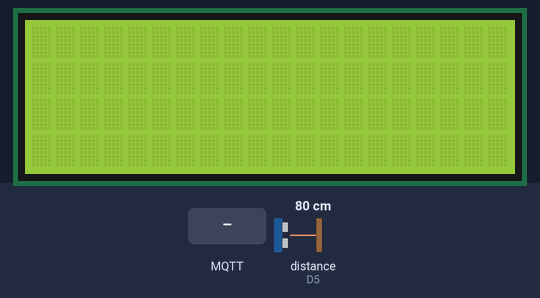
A sketch run on a simulated ESP8266 (NodeMCU). Parts: 20×4 character LCD. Wiring (inferred from the names in the program): ultrasonic range finder: trigger D6; echo D5. The inputs (shaded band) are chosen by the test bench; at power-on: distance to the obstacle (sensor on D5) 80 cm. The echo pulse lasts 58.3 µs per cm; WiFi joins after 1.5 s; servers stay silent unless stated; no MQTT or app messages arrive unless stated; what the sketch prints to the serial monitor is not drawn.

Above: at 2.9 s.
3.0 s: MQTT message "1" arrives on the first subscribed topic
At 4.2 s:
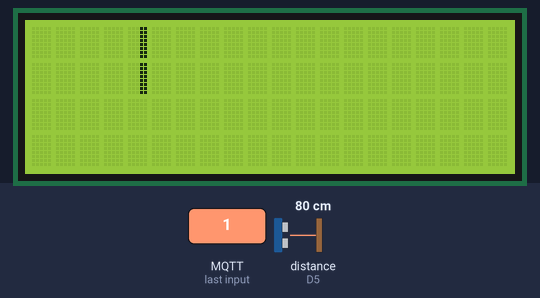
4.7 s: MQTT message "2" arrives on the first subscribed topic
At 6.0 s:
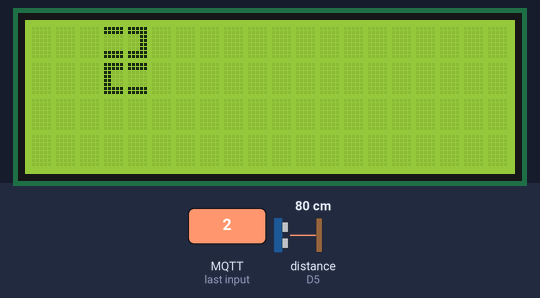
6.3 s: MQTT message "3" arrives on the first subscribed topic
7.8 s: MQTT message "4" arrives on the first subscribed topic
At 9.0 s:
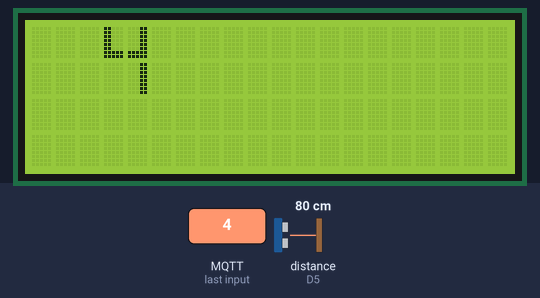
9.3 s: MQTT message "0" arrives on the first subscribed topic
At 10.8 s:
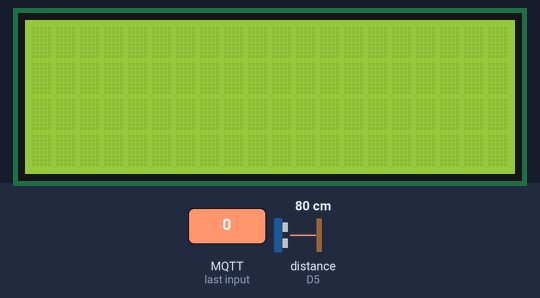
Timing chart, 0 to 11.8 s (numbered marks = the images above; inputs shaded):
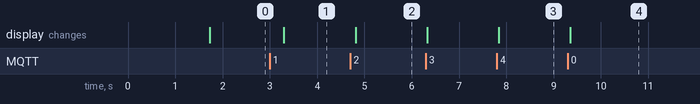

The sketch:

RangeFinderLCD.ino
```cpp
// Hei, dette er Audun, mye av mqtt koden er kopiert av eirik, så se på hans kilder
// Open source links used:
// [1] https://lastminuteengineers.com/esp8266-i2c-lcd-tutorial/ Used to get LCD to work
// [2] https://github.com/johnrickman/LiquidCrystal_I2C/blob/master/examples/CustomChars/CustomChars.pde Used to create custom characters
// [3] https://randomnerdtutorials.com/esp8266-nodemcu-hc-sr04-ultrasonic-arduino/ Used to get ultrasonic sensor working
// #include <Wire.h> // not needed after the LCD memory slots are found at 0x27
#include <LiquidCrystal_I2C.h>
#include <ESP8266WiFi.h>
#include <PubSubClient.h>


LiquidCrystal_I2C lcd(0x27, 20, 4);  // set the LCD address to 0x27 for a 16 chars and 2 line display

// WIFI network
const char* ssid = "NTGR_E495";
const char* password = "L9j29iAU";
// MQTT broker credentials and IP
const char* MQTT_username = "kaiot";
const char* MQTT_password = "kebabsjappe";
const char* mqtt_server = "192.168.1.22";
WiFiClient espClient;
PubSubClient client(espClient);


const int trigPin = D6;  // trigger pin
const int echoPin = D5;  // echo pin

// Some declared as 0 to ensure we dont get initial values that create unlikely scenarios due to use of old memory
float soundVelocity = 0.034;  // cm / us
int distance = 0;
float distanceCm = 0;
long duration = 0;
long now = millis();
long lastMeasure = 0;
int intMsg = 0;

void setup() {

  pinMode(trigPin, OUTPUT);             // Sets the trigPin as an Output
  pinMode(echoPin, INPUT);              // Sets the echoPin as an Input
  Serial.begin(115200);                 // Starts the serial communication
  setup_wifi();                         // Connects to wifi with ssid and password
  client.setServer(mqtt_server, 1883);  //
  client.setCallback(callback);
  lcd.init();                // initialize the lcd
  lcd.backlight();           //enables LCD backlight
  lcd.home();                // puts cursor in the upper left of the LCD
  createCustomCharacters();  // calls function that defines the custom characters inside the ESP8266
}

void loop() {

  delay(500);
  if (!client.connected()) {  // reconnects if disconnected
    reconnect();
  }
  if (!client.loop())  // Connects to MQTT
    client.connect("ESP8266ClientLCD", MQTT_username, MQTT_password);
  now = millis();                  //sets up measurement interval
  if (now - lastMeasure > 2000) {  // checks measurement interval
    lastMeasure = now;
    distance = readRange();
    if (isnan(distance)) {
      Serial.println("Failed to read from ultrasonic sensor!");
      return;
    } else {
      client.publish("LCD/distance", String(distance).c_str());  // if valid measurement, the measurement is published
    }
  }
}

int readRange() {  // function that measures and returns range
  // Used to send the proper pulseout of the sensors
  digitalWrite(trigPin, LOW);
  delayMicroseconds(2);
  digitalWrite(trigPin, HIGH);
  delayMicroseconds(10);
  digitalWrite(trigPin, LOW);
  // Reads the echoPin, returns the sound wave travel time in us
  duration = pulseIn(echoPin, HIGH);
  // Calculate the distance
  distanceCm = duration * soundVelocity / 2;
  // Prints the distance on the Serial Monitor
  Serial.print("Distance (cm): ");
  Serial.println(distanceCm);
  distance = round(distanceCm);  // rounds the float to and integer
  return distance;
}

void printLCD(int msg) {
  // calculate the length of the integer recieved
  lcd.clear();        //clears lcd for new number
  int length = 0;     // tempoary variable for length
  int tempInt = msg;  // tempoary variable for recieved int
  while (tempInt != 0) {
    length++;
    tempInt /= 10;  //divides itself (int) by 10 until it is 0 to get length of message recieved
  }
  for (int i = length - 1; i >= 0; i--) {                 // to display each digit of the recieved integer
    int num = (msg / static_cast<int>(pow(10, i))) % 10;  // finds the relevant digit by divid the message by a power of 10, then doing the modulus operation on that number to find the remainder, this gives the digit in focus
    int u = 3 * (length - i);                             // a variable to find the correct position for the cursor on the LCD display
    // do something with digit
    if (num >= 0 && num <= 9) {  // if the digit is 0-9 print the digit to the relevant position on the LCD
      switch (num) {
        case 0:
          display0(u);
          break;
        case 1:
          display1(u);
          break;
        case 2:
          display2(u);
          break;
        case 3:
          display3(u);
          break;
        case 4:
          display4(u);
          break;
        case 5:
          display5(u);
          break;
        case 6:
          display6(u);
          break;
        case 7:
          display7(u);
          break;
        case 8:
          display8(u);
          break;
        case 9:
          display9(u);
          break;
        default:
          Serial.println("Invalid input!");
          break;
      }
    }
  }
}

void callback(char* topic, byte* message, unsigned int length) {  // callback function runs everytime a messge is recieved
  Serial.print("Message arrived on topic: ");
  Serial.print(topic);
  Serial.print(". Message: ");
  String msg;

  for (int i = 0; i < length; i++) {
    Serial.print((char)message[i]);
    msg += (char)message[i];
  }

  Serial.println();
  // if we recieve from the right topic
  if (strcmp(topic, "LCD/print") == 0) {  // compares if the topic of the recieved message is the topic we want
    Serial.print("The current percieved range is ");
    Serial.println(msg);
    intMsg = msg.toInt();  // converts speed message from string to int
  }
  Serial.println();
  printLCD(intMsg);  // calls function to print recieved message, should be put into the if check so that it does not run unless there is a new value
}

// This functions connects your ESP8266 to your router
void setup_wifi() {
  delay(100);
  Serial.println();
  Serial.print("Connecting to ");
  Serial.println(ssid);
  WiFi.begin(ssid, password);
  while (WiFi.status() != WL_CONNECTED) {  // prints a . for every 500ms that it is unconnected to give an authentic experience of progress
    delay(500);
    Serial.print(".");
  }
  Serial.println("");
  Serial.print("WiFi connected - ESP IP address: ");
  Serial.println(WiFi.localIP());  //prints ip so that we can use it on the KM laptop
}

void reconnect() {
  // Loop until we're reconnected
  while (!client.connected()) {
    Serial.print("Attempting MQTT connection...");
    if (client.connect("ESP8266Client", MQTT_username, MQTT_password)) {
      Serial.println("connected");
      client.subscribe("LCD/print");
    } else {
      Serial.print("failed, rc=");
      Serial.print(client.state());
      Serial.println(" try again in 5 seconds");
      delay(5000);
    }
  }
}

// write numbers from printLCD function
// displayN where N is the number
// check report for what the custom characters 0 through 7 means
void display0(int pos) {  //Recives curcors position
  lcd.setCursor(pos, 0);  // upper half of display
  lcd.write(0);
  lcd.write(1);
  lcd.setCursor(pos, 1);  // lower half of display
  lcd.write(2);
  lcd.write(3);
}
void display1(int pos) {
  lcd.setCursor(pos, 0);
  lcd.print(" ");
  lcd.write(6);
  lcd.setCursor(pos, 1);
  lcd.print(" ");
  lcd.write(6);
}
void display2(int pos) {
  lcd.setCursor(pos, 0);
  lcd.write(7);
  lcd.write(5);
  lcd.setCursor(pos, 1);
  lcd.write(4);
  lcd.write(7);
}
void display3(int pos) {
  lcd.setCursor(pos, 0);
  lcd.write(7);
  lcd.write(5);
  lcd.setCursor(pos, 1);
  lcd.write(7);
  lcd.write(5);
}
void display4(int pos) {
  lcd.setCursor(pos, 0);
  lcd.write(2);
  lcd.write(3);
  lcd.setCursor(pos, 1);
  lcd.print(" ");
  lcd.write(6);
}
void display5(int pos) {
  lcd.setCursor(pos, 0);
  lcd.write(4);
  lcd.write(7);
  lcd.setCursor(pos, 1);
  lcd.write(7);
  lcd.write(5);
}
void display6(int pos) {
  lcd.setCursor(pos, 0);
  lcd.write(4);
  lcd.write(7);
  lcd.setCursor(pos, 1);
  lcd.write(4);
  lcd.write(5);
}
void display7(int pos) {
  lcd.setCursor(pos, 0);
  lcd.print(" ");
  lcd.write(1);
  lcd.setCursor(pos, 1);
  lcd.print(" ");
  lcd.write(6);
}
void display8(int pos) {
  lcd.setCursor(pos, 0);
  lcd.write(4);
  lcd.write(5);
  lcd.setCursor(pos, 1);
  lcd.write(4);
  lcd.write(5);
}
void display9(int pos) {
  lcd.setCursor(pos, 0);
  lcd.write(4);
  lcd.write(5);
  lcd.setCursor(pos, 1);
  lcd.print(" ");
  lcd.write(6);
}

// custom characters used to display numbers
void createCustomCharacters() {
  //Blank
  byte customChar0[] = {
    B00011111,
    B00011111,
    B00011000,
    B00011000,
    B00011000,
    B00011000,
    B00011000,
    B00011000,
  };
  byte customChar1[] = {
    B00011111,
    B00011111,
    B00000011,
    B00000011,
    B00000011,
    B00000011,
    B00000011,
    B00000011,
  };
  byte customChar2[] = {
    B00011000,
    B00011000,
    B00011000,
    B00011000,
    B00011000,
    B00011000,
    B00011111,
    B00011111,
  };
  byte customChar3[] = {
    B00000011,
    B00000011,
    B00000011,
    B00000011,
    B00000011,
    B00000011,
    B00011111,
    B00011111,
  };
  byte customChar6[] = {
    B00000011,
    B00000011,
    B00000011,
    B00000011,
    B00000011,
    B00000011,
    B00000011,
    B00000011,
  };
  byte customChar5[] = {
    B00011111,
    B00011111,
    B00000011,
    B00000011,
    B00000011,
    B00000011,
    B00011111,
    B00011111,
  };
  byte customChar7[] = {
    B00011111,
    B00011111,
    B00000000,
    B00000000,
    B00000000,
    B00000000,
    B00011111,
    B00011111,
  };
  byte customChar4[] = {
    B00011111,
    B00011111,
    B00011000,
    B00011000,
    B00011000,
    B00011000,
    B00011111,
    B00011111,
  };
  lcd.createChar(0, customChar0);
  lcd.createChar(1, customChar1);
  lcd.createChar(2, customChar2);
  lcd.createChar(3, customChar3);
  lcd.createChar(4, customChar4);
  lcd.createChar(5, customChar5);
  lcd.createChar(6, customChar6);
  lcd.createChar(7, customChar7);
}
```

Measured:
- after the input at 3.0 s, the display: changes after 0.29 s (image 1)
- after the input at 4.7 s, the display: changes after 0.11 s (image 2)
- after the input at 7.8 s, the display: changes at once (image 3)
- after the input at 9.3 s, the display: changes after 0.05 s (image 4)
